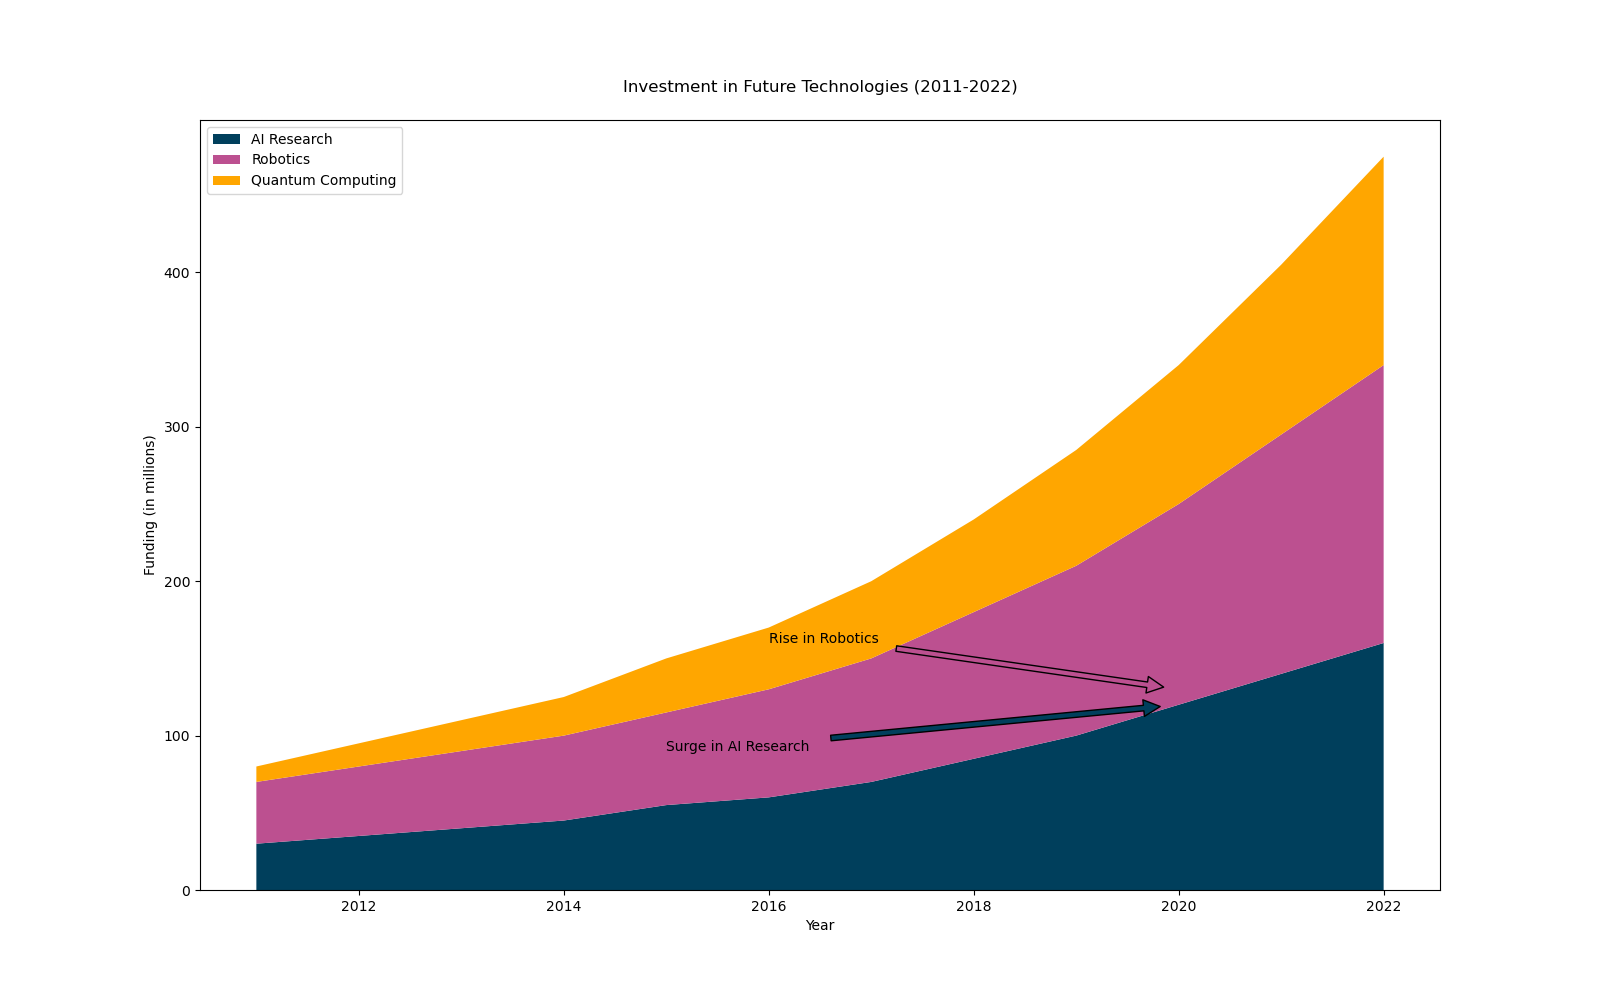

Write the Python code that produced this figure.

import matplotlib.pyplot as plt

years = list(range(2011, 2023))
ai_research = [30, 35, 40, 45, 55, 60, 70, 85, 100, 120, 140, 160]
robotics = [40, 45, 50, 55, 60, 70, 80, 95, 110, 130, 155, 180]
quantum_computing = [10, 15, 20, 25, 35, 40, 50, 60, 75, 90, 110, 135]

fig, ax = plt.subplots(figsize=(16, 10))

ax.stackplot(years, ai_research, robotics, quantum_computing, colors=['#003f5c', '#bc5090', '#ffa600'])

ax.annotate('Surge in AI Research', xy=(2020, 120), xytext=(2015, 90), arrowprops=dict(facecolor='#003f5c', shrink=0.05))
ax.annotate('Rise in Robotics', xy=(2020, 130), xytext=(2016, 160), arrowprops=dict(facecolor='#bc5090', shrink=0.05))

plt.xlabel('Year')
plt.ylabel('Funding (in millions)')
plt.title('Investment in Future Technologies (2011-2022)', pad=20)

plt.legend(['AI Research', 'Robotics', 'Quantum Computing'], loc='upper left')

plt.show()
